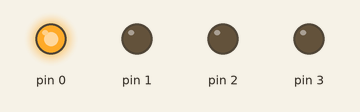
This sketch was run on a simulated Arduino Uno, built with avr-gcc and run on an emulated ATmega328P. Shown: output pins drawn as LEDs (lit = HIGH).

Above: at 0.5 s.
At 1.5 s:
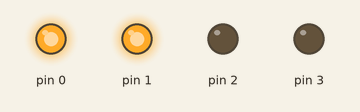
At 2.5 s:
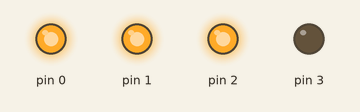
At 3.5 s:
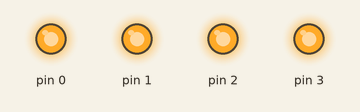
At 4.5 s:
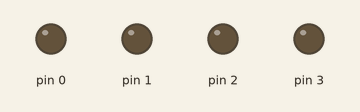
Timing chart, 0 to 6.5 s (numbered marks = the images above):
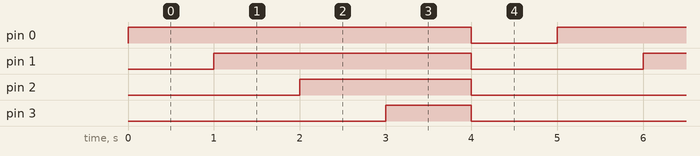

Measured:
- by itself, pin 0: alternates HIGH for 4.0 s and LOW for 1.0 s
- by itself, pin 1: alternates HIGH for 3.0 s and LOW for 2.0 s
- by itself, pin 2: alternates HIGH for 2.0 s and LOW for 3.0 s
- by itself, pin 3: alternates HIGH for 1.0 s and LOW for 4.0 s

The sketch:

1.ino
```cpp
void setup() {
  byte i;
  for(i=0;i<=3;i++){
  pinMode(i,OUTPUT);
  }

}

void loop() {
byte i;
for(i=0;i<=3;i++){

digitalWrite(i,1);
delay(1000);
  }
for(i=0;i<=3;i++){
digitalWrite(i,0);
  }
delay(1000);


}
```
